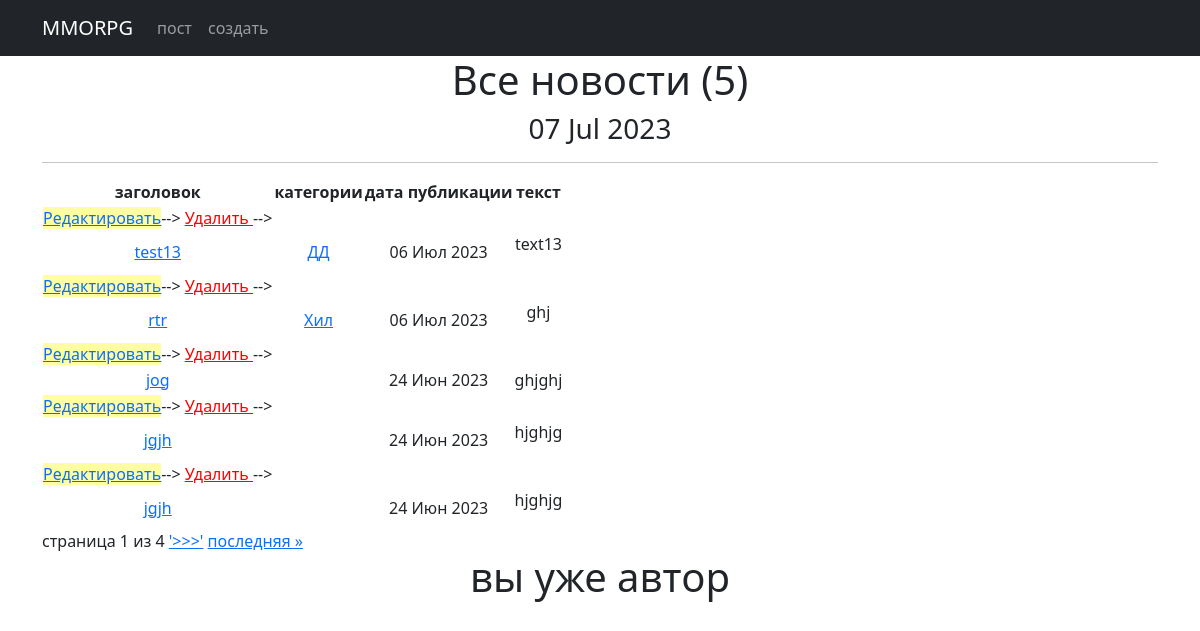
The page /news/ (signed in) on the database its author committed.
### news/models.py (models this page shows, shortened)
class Post(models.Model):
    author_post = models.ForeignKey(Author, on_delete=models.CASCADE)
    post_news = models.CharField(max_length=2, choices=POST, default='PO')
    date_in = models.DateTimeField(auto_now_add=True)
    category = models.ManyToManyField(Category, through='PostCategory')
    title = models.CharField(max_length=50)
    text = RichTextField()
    video_count = models.PositiveIntegerField(default=0)
    image_count = models.PositiveIntegerField(default=0)
    max_video_count = 1
    max_image_count = 3

class Category(models.Model):
    tank = 'TN'
    healer = 'HL'
    damager = 'DD'
    guild_master = 'GM'
    quest_giver = 'KG'
    smith = 'KZ'
    tanner = 'KV'
    potion_maker = 'ZV'
    spell_master = 'MZ'
    TEMATIC = [
        (tank, 'Танк'),
        (healer, 'Хил'),
        (damager, 'ДД'),
        (guild_master, 'Гилдмастер'),
        (quest_giver, 'Квестгивер'),
        (smith, 'Кузнец'),
        (tanner, 'Кожевник'),
        (potion_maker, 'Зельевар'),
        (spell_master, 'Мастер заклинаний'),
    ]
    tematic = models.CharField(max_length=2, choices=TEMATIC, unique=True)
    subscribers = models.ManyToManyField(User, blank=True, related_name='categories')
    def __str__(self):
        return self.get_tematic_display()

### news/views.py (the view, shortened to what this page needs)
# urls.py: path('', PostList.as_view()),
class PostList(LoginRequiredMixin, ListView):
    model = Post
    ordering = '-date_in'
    template_name = 'news.html'
    context_object_name = 'post_news'
    paginate_by = 5
    def get_context_data(self,
                         **kwargs):  # забираем отфильтрованные объекты переопределяя метод get_context_data у наследуемого класса
        context = super().get_context_data(**kwargs)
        context['filter'] = PostFilter(self.request.GET, queryset=self.get_queryset())  # вписываем фильтр в контекст
        context['categories'] = Category.objects.all()
        context['form'] = PostForm()
        context['is_not_author'] = not self.request.user.groups.filter(name='authors').exists()
        return context

### news/templatetags/censor.py (called while the page is built)
@register.filter()
def censor(value):
    for words in censored_words:
        if words in value:
            censor_words = f"p{''.join(['*' for words in range(len(words))])}"
            value = value.replace(words, censor_words)
    return value

### news/templatetags/custom_tags.py (called while the page is built)
@register.simple_tag()
def current_time(format_string='%d %b %Y'):
    return datetime.utcnow().strftime(format_string)

### templates/news.html (shortened to what this page needs)
<!DOCTYPE html>
<html lang="en">
<head>
    <title>{% extends 'flatpages/default.html' %}</title>
{% load censor %}
{% load custom_tags %}
{% block content %}
<body>
<h1>Все новости ({{ post_news.count}})</h1>
<h3>{% current_time '%d %b %Y' %}</h3>
<hr>
{% if post_news %}
    <table>
        <thead>
        <tr>
            <th>заголовок</th>
            <th>категории</th>
            <th>дата публикации</th>
            <th>текст</th>
        </tr>
        {% for post in page_obj %}
        <td>
            <a href="{% url 'post_edit' post.id %}"style="background-color:#ffffa1"><u>Редактировать</u></a>-->
            <a href="{% url 'post_delete' post.id %}"style="color:red"><u> Удалить </u></a> -->
        </td>
        <tr>
            <td><a href="{% url 'post_detail' post.id %}">{{ post.title|censor}}</a></td>
            <td>
            {% for category in post.category.all %}
                <a href="{% url 'category_list' category.id %}">{{ category }}</a>
            {% endfor %}
            </td>
            <td>{{ post.date_in|date:'d M Y'}}</td>
            <td>{{ post.text|censor|safe|truncatechars:20}}</td>
        </tr>
        {% endfor %}
        </thead>
    </table>
    <div class="pagination">
        <span class="step-links">
            <span class="current-page">
                страница {{ page_obj.number }} из {{ page_obj.paginator.num_pages }}
            </span>
            {% if page_obj.has_next %}
                <a href="?page={{ page_obj.next_page_number }}">'>>>'</a>
                <a href="?page={{ page_obj.paginator.num_pages }}">последняя &raquo;</a>
            {% endif %}
        </span>
    </div>
    {% if is_not_author %}
        <button><a href="{% url 'upgrade' %}"> стать автором!</a></button>
    {% else %}
        <h1>вы уже автор</h1>
    {% endif %}
{% else %}
    <h2>новостей нет!</h2>
{% endif %}
{% endblock content %}

### rows shown on the page
Post: title|censor "test13", date_in "06 Июл 2023", text|censor "text13"
Category: tematic "ДД"
Post: title|censor "rtr", date_in "06 Июл 2023", text|censor "ghj"
Category: tematic "Хил"
Post: title|censor "jog", date_in "24 Июн 2023", text|censor "ghjghj"
Post: title|censor "jgjh", date_in "24 Июн 2023", text|censor "hjghjg"
Post: title|censor "jgjh", date_in "24 Июн 2023", text|censor "hjghjg"

### other values the page prints
{{ post_news.count }} "5"
{{ page_obj.number }} "1"
{{ page_obj.paginator.num_pages }} "4"
